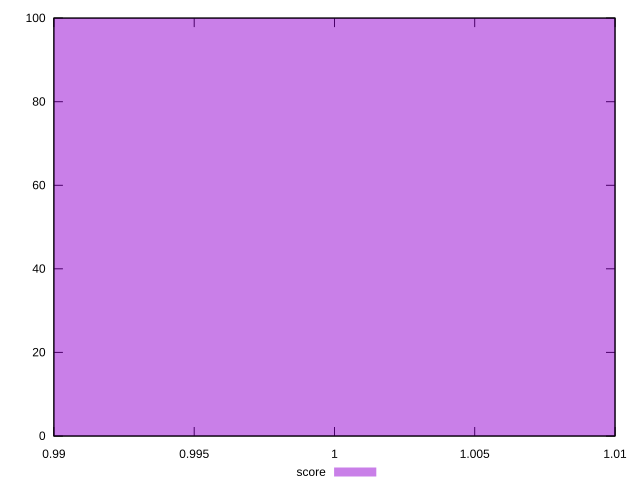

The gnuplot source for this figure:
reset

$score <<EOF
1 100
EOF

set key outside below
set boxwidth 0.1
set xrange [0.99:1.01]
set yrange [0:100]
set style fill transparent solid 0.5 noborder
set terminal svg size 640, 490 enhanced background rgb 'white'
set output "report_00007_2020-12-11T15:55:29.892Z/total-blocking-time/samples/pages+cached+noexternal/score/histogram.svg"

plot $score title "score" with boxes

reset
